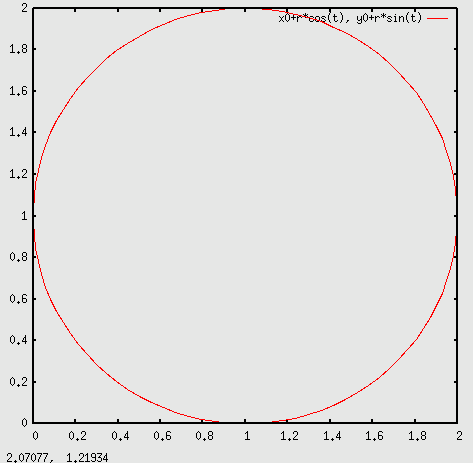

This figure's gnuplot source:
set parametric

# Centre
x0=1
y0=1

# Rayon
r=1

set trange [0:2*pi]
plot x0+r*cos(t),y0+r*sin(t)
